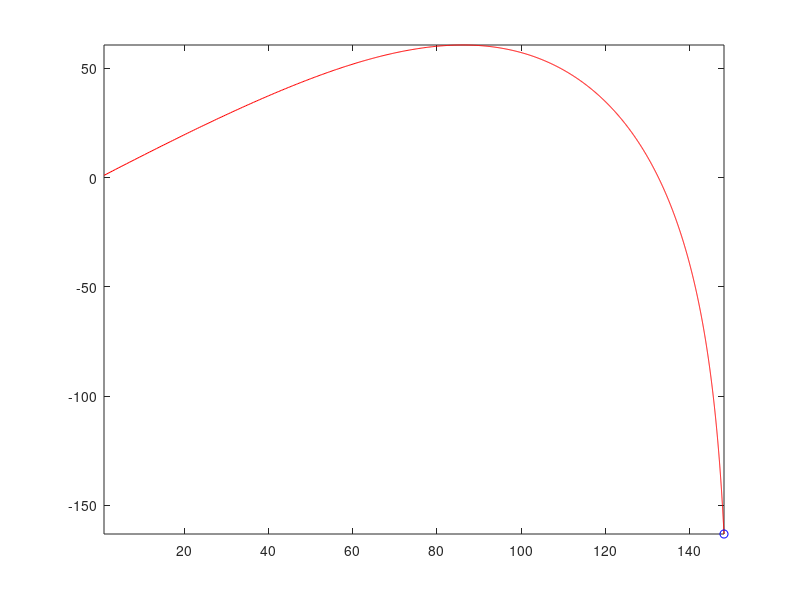

Reproduce this figure in MATLAB.
function [] = calcCoordinates()
    format long;

    %% Parameter
    %
    %
    % Der winkel in Grad und Rad
    % 
    % $$ang_{rad} = \pi  \frac{ang_{deg}}{180}$$
    % 
    angle = 45;
    angRad = pi() * angle/180;

    %% Berechnung der Abbschussgeschwindigkeit
    % 
    % $$Energie Projektil: E_{prj} \ Geschwindigkeit Projektil: v_{prj} \ Msse Projektil: m_{Projektil}$$
    % 
    % $$Wirkungsgrad Kanon: n_{can} Energie Treibladung $$
    %
    % $$E_{prj} = \frac{m_{prj}}{2} v_{prj}^{2}$$
    %
    % $$E_{prj} = E_{trbl} * n_{can}$$
    %
    % $$v_{prj} = \sqrt{ \frac{2 E_{prj}}{m_{prj}}}$$
    %
    masseProjektil = 1;
    energieTreibladung = 2000;
    wirkungsGradKanone = 20;
    masseKanone = 10000;

    vStart = 100;
    vxStart = cos(angRad) * vStart;
    vyStart = sin(angRad) * vStart;
    tmax = 13;

    g = 9.81;

    dichteMedium =1.3;
    koeffzient = 1;
    deltaT = 0.01;

    vx = (vxStart);
    vy = (vyStart);
    n=1;
    x(n)=1;
    y(n)=1;

    for t = 0 : deltaT : tmax
        
        ve = [vx, vy]/sqrt(vx^2 + vy^2);
        fVector = ve * (sqrt(vx^2 + vy^2)^2*koeffzient*dichteMedium)*deltaT;
        vx = vx - fVector(:,1)*deltaT;
        vy = vy - g * deltaT - fVector(:,2)*deltaT;

        x(n+1) = x(n)+vx * deltaT;
        y(n+1) = y(n)+vy * deltaT;
        n = n+1;
    end
    
    
    comet(x,y)

end
    
